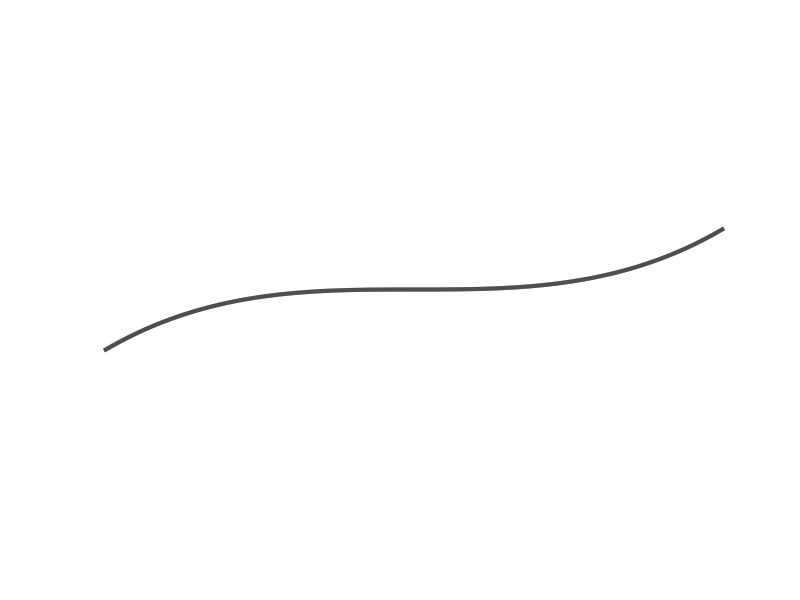
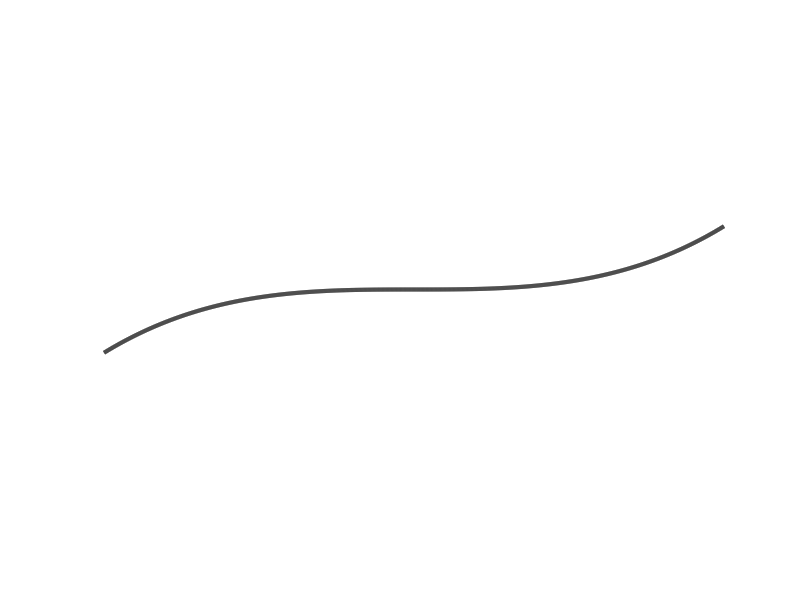
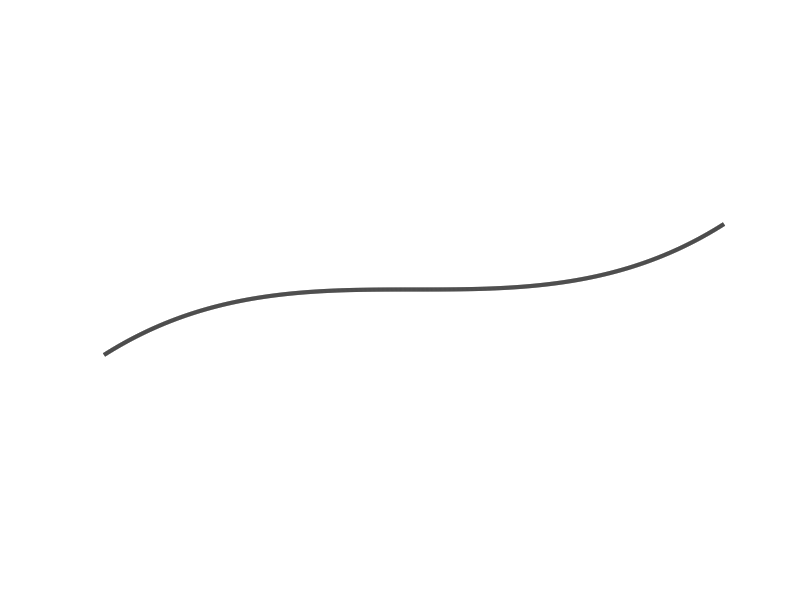
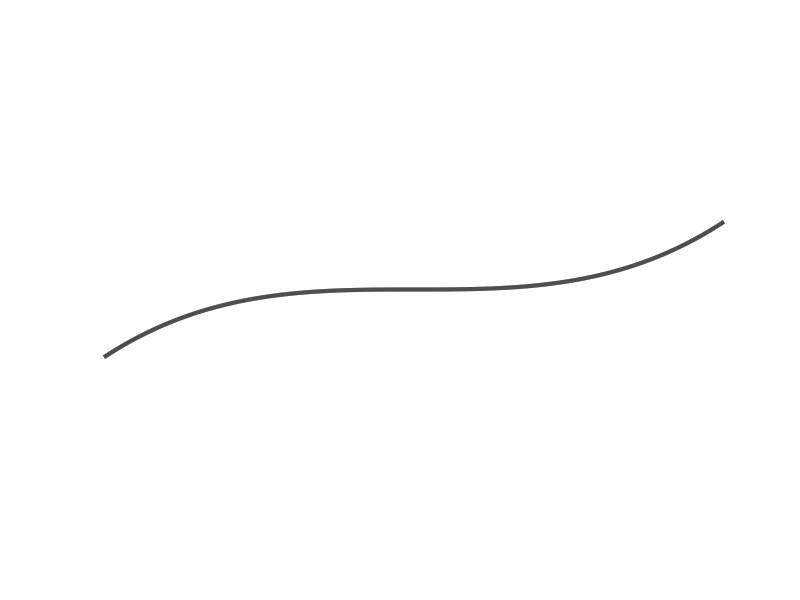

Recreate these plots in MATLAB, in order.
%Generates a moving curve sequence and saves as a series of tiff files

x = -1000:1000;

j = 100;

figure;

for i = 0 : 0.005 : 0.2
    
    plot(x,x.^(3+i),'k-','linewidth',3)
    ylim([-4*10^9 4*10^9])
    axis off
    
    print(['D:\dkenwright\Tracking\test_images\moving_curve3\' num2str(j) '.tif'], '-dtiffn')
    j=j+1;
end